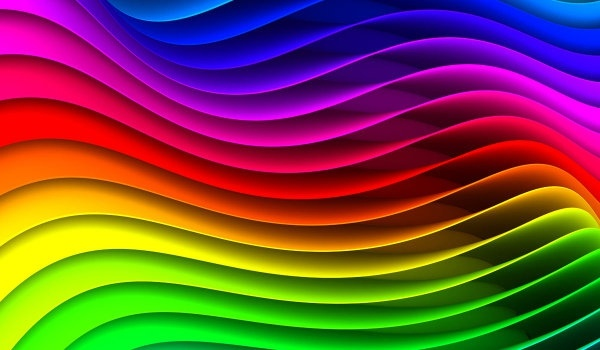
#> input picture Week5/lab1/img.png, 600 x 350 px; its folder holds 2 pictures in this run
$ python lab6_solution.py
#> lines starting #> are read from the running program, lines starting #| are printed output that depends on the picture
from __future__ import annotations

from pathlib import Path
import csv

import numpy as np
import matplotlib.pyplot as plt
from scipy import ndimage as ndi
from skimage import color, exposure, io


ROOT_DIR = Path(__file__).resolve().parents[2]
WEEK6_DIR = Path(__file__).resolve().parents[1]
LAB1_DIR = Path(__file__).resolve().parent
OUTPUT_DIR = LAB1_DIR / "outputs"
INPUT_IMAGE = ROOT_DIR / "Week5" / "lab1" / "img.png"


def box_filt(n: int) -> np.ndarray:
    if n <= 0 or n % 2 == 0:
        raise ValueError("Window size must be a positive odd integer.")
    return np.ones((n, n), np.float32) / (n * n)


def gauss_filt(n: int, sigma: float = 1.0) -> np.ndarray:
    if n <= 0 or n % 2 == 0:
        raise ValueError("Window size must be a positive odd integer.")
    if sigma <= 0:
        raise ValueError("Sigma must be positive.")

    ax = np.linspace(-(n - 1) / 2.0, (n - 1) / 2.0, n)
    xx, yy = np.meshgrid(ax, ax)
    kernel = np.exp(-0.5 * (xx**2 + yy**2) / (sigma**2))
    kernel = kernel / np.sum(kernel)
    return kernel.astype(np.float32)


def apply_filters(image_input: np.ndarray, kernel: np.ndarray) -> np.ndarray:
    n = kernel.shape[0]
    pad = n // 2
    padded = np.pad(image_input, ((pad, pad), (pad, pad)), mode="symmetric")
    windows = np.lib.stride_tricks.sliding_window_view(padded, (n, n))
    filtered = np.einsum("ijkl,kl->ij", windows, kernel, dtype=np.float32)
    return filtered.astype(np.float32)


def ensure_output_dir() -> None:
    OUTPUT_DIR.mkdir(parents=True, exist_ok=True)


def load_input_gray() -> np.ndarray:
    image = io.imread(str(INPUT_IMAGE))
    if image is None:
        raise FileNotFoundError(f"Could not read image: {INPUT_IMAGE}")

    if image.ndim == 2:
        gray = image.astype(np.float32)
        if gray.max() > 1.0:
            gray /= 255.0
        return gray

    if image.shape[2] == 4:
        image = color.rgba2rgb(image)
    gray = color.rgb2gray(image).astype(np.float32)
    return gray


def save_task1(gray: np.ndarray) -> tuple[np.ndarray, str]:
    equalized = exposure.equalize_hist(gray)

    fig, ax = plt.subplots(2, 2, figsize=(12, 8))
    ax[0, 0].imshow(gray, cmap="gray", vmin=0, vmax=1)
    ax[0, 0].set_title("Original (grayscale)")
    ax[0, 0].axis("off")

    ax[0, 1].imshow(equalized, cmap="gray", vmin=0, vmax=1)
    ax[0, 1].set_title("Histogram Equalized")
    ax[0, 1].axis("off")

    ax[1, 0].hist(gray.ravel(), bins=256, range=(0, 1), color="steelblue")
    ax[1, 0].set_title("Histogram: Original")
    ax[1, 0].set_xlabel("Intensity")
    ax[1, 0].set_ylabel("Count")

    ax[1, 1].hist(equalized.ravel(), bins=256, range=(0, 1), color="tomato")
    ax[1, 1].set_title("Histogram: Equalized")
    ax[1, 1].set_xlabel("Intensity")
    ax[1, 1].set_ylabel("Count")

    fig.suptitle("Task 1 - Histogram Equalization")
    fig.tight_layout()

    out_path = OUTPUT_DIR / "task1_hist_equalization.png"
    fig.savefig(out_path, dpi=180)
    plt.close(fig)
    return equalized, str(out_path)


def save_task2(gray: np.ndarray) -> dict[str, np.ndarray]:
    results = {
        "Original": gray,
        "Box 5x5": np.clip(apply_filters(gray, box_filt(5)), 0, 1),
        "Box 9x9": np.clip(apply_filters(gray, box_filt(9)), 0, 1),
        "Gaussian 3x3 (sigma=0.8)": np.clip(apply_filters(gray, gauss_filt(3, 0.8)), 0, 1),
        "Gaussian 5x5 (sigma=1.0)": np.clip(apply_filters(gray, gauss_filt(5, 1.0)), 0, 1),
        "Gaussian 9x9 (sigma=2.0)": np.clip(apply_filters(gray, gauss_filt(9, 2.0)), 0, 1),
        "Gaussian 5x5 (sigma=1.5)": np.clip(apply_filters(gray, gauss_filt(5, 1.5)), 0, 1),
        "Gaussian 5x5 (sigma=3.0)": np.clip(apply_filters(gray, gauss_filt(5, 3.0)), 0, 1),
    }

    fig, ax = plt.subplots(2, 4, figsize=(16, 8))
    for i, (title, img) in enumerate(results.items()):
        r, c = divmod(i, 4)
        ax[r, c].imshow(img, cmap="gray", vmin=0, vmax=1)
        ax[r, c].set_title(title, fontsize=10)
        ax[r, c].axis("off")
    fig.suptitle("Task 2 - Box vs Gaussian Filtering")
    fig.tight_layout()

    out_path = OUTPUT_DIR / "task2_box_gaussian_comparison.png"
    fig.savefig(out_path, dpi=180)
    plt.close(fig)
    return results


def save_task3(gray: np.ndarray) -> dict[str, np.ndarray]:
    blurred = np.clip(apply_filters(gray, gauss_filt(9, 10.0)), 0, 1)
    amounts = [0.5, 1.0, 1.5, 2.0]

    outputs: dict[str, np.ndarray] = {"Original": gray, "Blurred (9x9, sigma=10)": blurred}
    for amt in amounts:
        sharpened = np.clip(gray * (1.0 + amt) - blurred * amt, 0, 1)
        outputs[f"Unsharp amount={amt}"] = sharpened

    fig, ax = plt.subplots(2, 3, figsize=(15, 9))
    for i, (title, img) in enumerate(outputs.items()):
        r, c = divmod(i, 3)
        ax[r, c].imshow(img, cmap="gray", vmin=0, vmax=1)
        ax[r, c].set_title(title, fontsize=10)
        ax[r, c].axis("off")
    fig.suptitle("Task 3 - Unsharp Masking with Different Weights")
    fig.tight_layout()

    out_path = OUTPUT_DIR / "task3_unsharp_levels.png"
    fig.savefig(out_path, dpi=180)
    plt.close(fig)
    return outputs


def save_task4(gray: np.ndarray) -> list[dict[str, float]]:
    filt_sizes = [3, 5, 7, 9, 11, 15]
    k_values = [-2, -1, -0.5, 0, 0.5, 1, 2, 3, 5, 9]

    gray_f = gray.astype(np.float32)
    rows: list[dict[str, float]] = []

    lap_matrix = np.zeros((len(filt_sizes), len(k_values)), dtype=np.float32)
    clip_matrix = np.zeros((len(filt_sizes), len(k_values)), dtype=np.float32)

    for i, n in enumerate(filt_sizes):
        blur = apply_filters(gray_f, box_filt(n))
        diff = gray_f - blur
        for j, k in enumerate(k_values):
            sharp_raw = gray_f + k * diff
            clipped = np.clip(sharp_raw, 0, 1)
            lap_var = float(np.var(ndi.laplace(clipped)))
            mse = float(np.mean((clipped - gray_f) ** 2))
            clip_fraction = float(np.mean((sharp_raw < 0) | (sharp_raw > 1)))

            lap_matrix[i, j] = lap_var
            clip_matrix[i, j] = clip_fraction

            rows.append(
                {
                    "filt_size": int(n),
                    "k": float(k),
                    "laplacian_var": lap_var,
                    "mse_vs_original": mse,
                    "clip_fraction": clip_fraction,
                }
            )

    csv_path = OUTPUT_DIR / "task4_parameter_study.csv"
    with csv_path.open("w", newline="", encoding="utf-8") as f:
        writer = csv.DictWriter(
            f, fieldnames=["filt_size", "k", "laplacian_var", "mse_vs_original", "clip_fraction"]
        )
        writer.writeheader()
        writer.writerows(rows)

    fig, ax = plt.subplots(1, 2, figsize=(15, 5))

    im0 = ax[0].imshow(lap_matrix, cmap="viridis", aspect="auto")
    ax[0].set_title("Laplacian Variance (higher = sharper)")
    ax[0].set_xlabel("k")
    ax[0].set_ylabel("filt_size")
    ax[0].set_xticks(np.arange(len(k_values)))
    ax[0].set_xticklabels([str(k) for k in k_values], rotation=45, ha="right")
    ax[0].set_yticks(np.arange(len(filt_sizes)))
    ax[0].set_yticklabels([str(n) for n in filt_sizes])
    fig.colorbar(im0, ax=ax[0], fraction=0.046, pad=0.04)

    im1 = ax[1].imshow(clip_matrix, cmap="magma", aspect="auto")
    ax[1].set_title("Clipping Fraction (lower is safer)")
    ax[1].set_xlabel("k")
    ax[1].set_ylabel("filt_size")
    ax[1].set_xticks(np.arange(len(k_values)))
    ax[1].set_xticklabels([str(k) for k in k_values], rotation=45, ha="right")
    ax[1].set_yticks(np.arange(len(filt_sizes)))
    ax[1].set_yticklabels([str(n) for n in filt_sizes])
    fig.colorbar(im1, ax=ax[1], fraction=0.046, pad=0.04)

    fig.suptitle("Task 4 - Parameter Sweep Using Custom Box-Blur Unsharp Masking")
    fig.tight_layout()
    fig.savefig(OUTPUT_DIR / "task4_heatmaps.png", dpi=180)
    plt.close(fig)

    sample_sizes = [3, 9, 15]
    sample_k = [-1, 0, 1, 3, 5]
    fig, ax = plt.subplots(len(sample_sizes), len(sample_k), figsize=(14, 8))
    for i, n in enumerate(sample_sizes):
        blur = apply_filters(gray_f, box_filt(n))
        diff = gray_f - blur
        for j, k in enumerate(sample_k):
            sharp = np.clip(gray_f + k * diff, 0, 1)
            ax[i, j].imshow(sharp, cmap="gray", vmin=0, vmax=1)
            ax[i, j].set_title(f"n={n}, k={k}", fontsize=9)
            ax[i, j].axis("off")
    fig.suptitle("Task 4 - Sample Visual Results")
    fig.tight_layout()
    fig.savefig(OUTPUT_DIR / "task4_sample_grid.png", dpi=180)
    plt.close(fig)

    return rows


def write_report(task4_rows: list[dict[str, float]]) -> None:
    safe_rows = [r for r in task4_rows if r["clip_fraction"] <= 0.05 and r["k"] >= 0]
    if safe_rows:
        best_safe = max(safe_rows, key=lambda r: r["laplacian_var"])
        best_safe_text = (
            f"Best sharpness with <=5% clipping: filt_size={int(best_safe['filt_size'])}, "
            f"k={best_safe['k']}, laplacian_var={best_safe['laplacian_var']:.2f}, "
            f"clip_fraction={best_safe['clip_fraction']:.4f}"
        )
    else:
        best_safe_text = "No non-negative k setting stayed below 5% clipping."

    aggressive_rows = [r for r in task4_rows if r["k"] >= 3]
    avg_clip_aggressive = np.mean([r["clip_fraction"] for r in aggressive_rows]) if aggressive_rows else 0.0

    report = f"""# Week 6 - Lab Solution (using Week5 image)

- Input image: `{INPUT_IMAGE}`
- Output folder: `{OUTPUT_DIR}`

## Task 1 - Histogram equalization
- The equalized image spreads intensity values across a wider range.
- Histogram after equalization is flatter and occupies more bins, which improves global contrast.
- This helps in poor lighting because dark/bright regions that were packed into narrow intensity ranges become more distinguishable.
- Figure: `task1_hist_equalization.png`

## Task 2 - Gaussian filter
- Box filtering blurs uniformly and tends to smear edges more aggressively.
- Gaussian filtering preserves structures better because center pixels get higher weight than distant neighbors.
- Larger kernels and larger sigma values increase smoothing (noise reduction) but remove more fine detail.
- Figure: `task2_box_gaussian_comparison.png`

## Task 3 - Unsharp masking
- Increasing unsharp amount increases edge contrast and perceived sharpness.
- Small amounts (around 0.5 to 1.5) sharpen details with fewer artifacts.
- Very large amounts can amplify noise and halos around strong edges.
- Figure: `task3_unsharp_levels.png`

## Task 4 - Parameter study (custom unsharp masking)
- Sweep used: `filt_size = [3,5,7,9,11,15]`, `k = [-2,-1,-0.5,0,0.5,1,2,3,5,9]`
- Larger `filt_size` increases the blur component, so for the same `k` the sharpening effect is stronger but less local.
- Negative `k` values blur the image further; `k=0` returns the original.
- High positive `k` gives stronger sharpening but increases clipping and artifact risk.
- {best_safe_text}
- Average clipping for aggressive settings (`k >= 3`): {avg_clip_aggressive:.4f}
- Figures: `task4_heatmaps.png`, `task4_sample_grid.png`
- CSV metrics: `task4_parameter_study.csv`
"""

    (LAB1_DIR / "report.md").write_text(report, encoding="utf-8")


def main() -> None:
    ensure_output_dir()
    gray = load_input_gray()
#> in load_input_gray, image is the input picture: shape (350, 600, 3); mean R, G, B 117, 72.8, 61.5

    save_task1(gray)
#> in save_task1, `equalized = exposure.equalize_hist(gray)`:
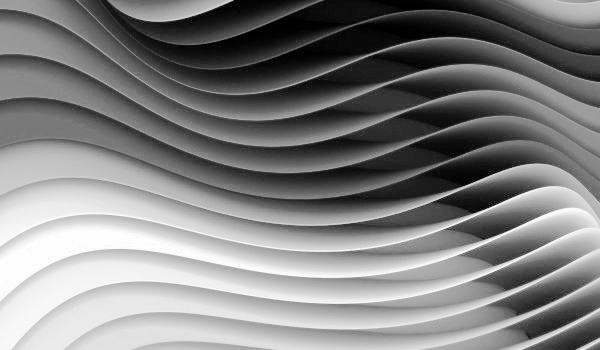
#> equalized: shape (350, 600) float32; min 3.81e-05, max 1, mean 0.503
    save_task2(gray)
#> in apply_filters (call 2), `n = kernel.shape[0]`: n = 9
#> in apply_filters (call 2), `pad = n // 2`: pad = 4
#> in apply_filters (call 2), `filtered = np.einsum("ijkl,kl->ij", windows, kernel, dtype=np.float32)`:
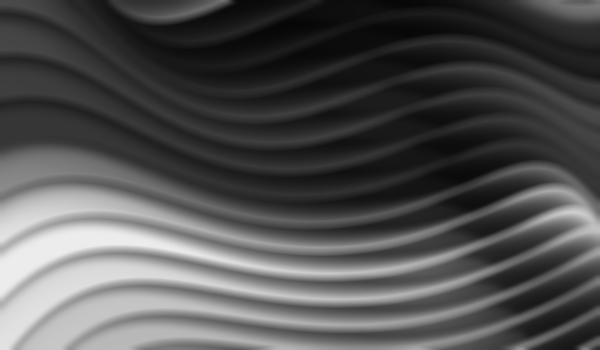
#> filtered: shape (350, 600) float32; min 0.0266, max 0.928, mean 0.319
#> in gauss_filt, `ax = np.linspace(-(n - 1) / 2.0, (n - 1) / 2.0, n)`: ax = [-1, 0, 1]
#> in apply_filters (call 3), `padded = np.pad(image_input, ((pad, pad), (pad, pad)), mode="symmetric")`:
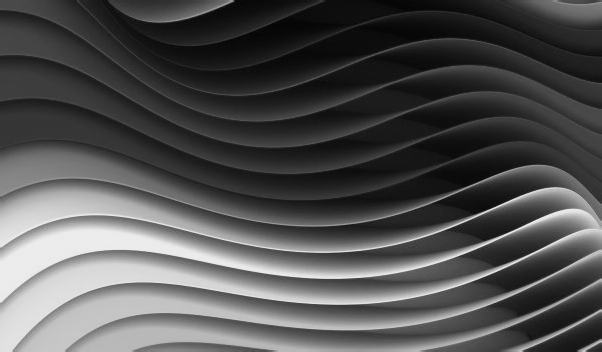
#> padded: shape (352, 602) float32; min 0.0178, max 0.943, mean 0.319
#> the loop in save_task2, `for i, (title, img) in enumerate(results.items()):` made 8 passes
#> (title, r, c) on passes 1 to 8: ('Original', 0, 0), ('Box 5x5', 0, 1), ('Box 9x9', 0, 2), ('Gaussian 3x3 (sigma=0.8)', 0, 3), ('Gaussian 5x5 (sigma=1.0)', 1, 0), ('Gaussian 9x9 (sigma=2.0)', 1, 1), ('Gaussian 5x5 (sigma=1.5)', 1, 2), ('Gaussian 5x5 (sigma=3.0)', 1, 3)
    save_task3(gray)
#> after the loop in save_task3, `for amt in amounts:`: outputs = 6 items
#> the loop in save_task3, `for i, (title, img) in enumerate(outputs.items()):` made 6 passes
#> (title, r, c) on passes 1 to 6: ('Original', 0, 0), ('Blurred (9x9, sigma=10)', 0, 1), ('Unsharp amount=0.5', 0, 2), ('Unsharp amount=1.0', 1, 0), ('Unsharp amount=1.5', 1, 1), ('Unsharp amount=2.0', 1, 2)
    task4_rows = save_task4(gray)
#> the loop in save_task4, `for i, n in enumerate(filt_sizes):` made 6 passes
#> pass 1, in save_task4, `diff = gray_f - blur`:
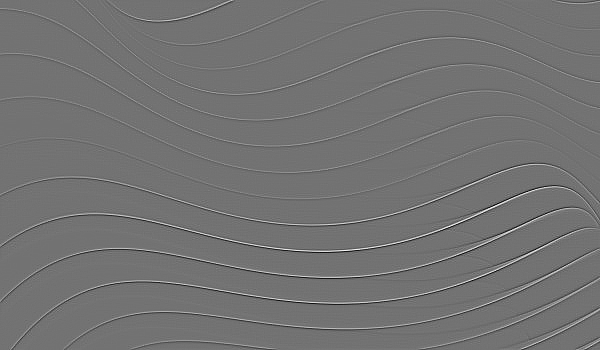
#> diff: shape (350, 600) float32; min -0.223, max 0.272, mean -2.8e-09; drawn with min black and max white
#> after the loop in save_task4, `for i, n in enumerate(filt_sizes):`:
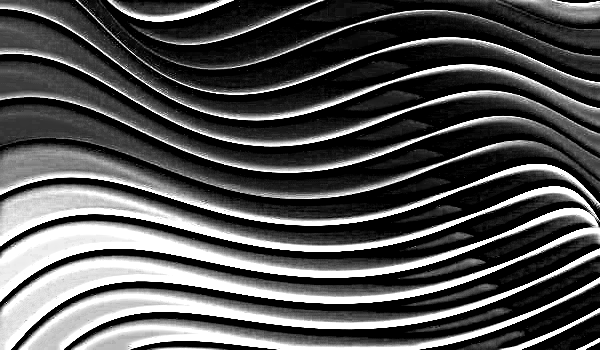
#> clipped: shape (350, 600) float32; min 0, max 1, mean 0.327
#> after the loop in save_task4, `for i, n in enumerate(filt_sizes):`:
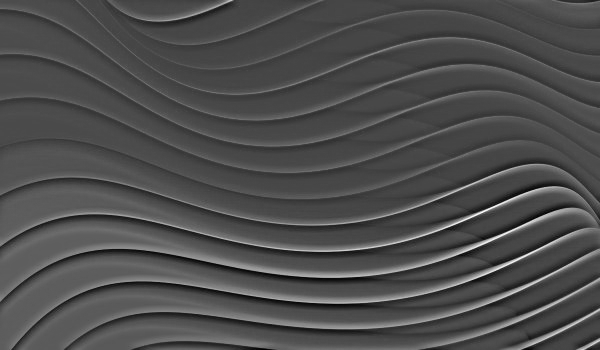
#> sharp_raw: shape (350, 600) float32; min -2.48, max 6.69, mean 0.319; drawn with min black and max white
#> after the loop in save_task4, `for i, n in enumerate(filt_sizes):`: rows = 60 items
#> in save_task4, `fig.savefig(OUTPUT_DIR / "task4_sample_grid.png", dpi=180)`:
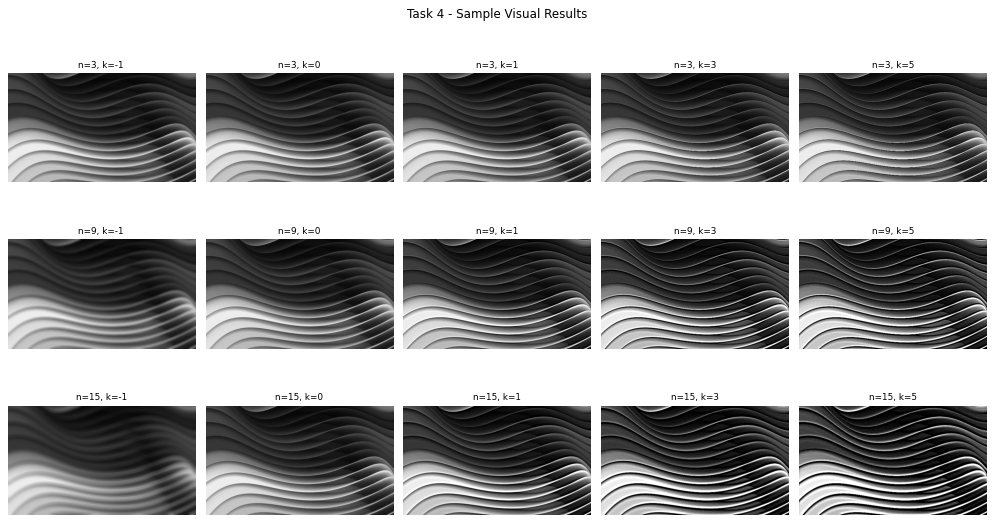
#> figure drawn by matplotlib, 15 panels
#> task4_rows = 60 items
    write_report(task4_rows)
#> in write_report, `safe_rows = [r for r in task4_rows if r["clip_fraction"] <= 0.05 and r..`: safe_rows = 21 items
#> in write_report, `best_safe = max(safe_rows, key=lambda r: r["laplacian_var"])`: best_safe = {'filt_size': 3, 'k': 3, 'laplacian_var': 0.0643, 'mse_vs_original': 0.00307, 'clip_fraction': 0.0276}
#> in write_report, `aggressive_rows = [r for r in task4_rows if r["k"] >= 3]`: aggressive_rows = 18 items
#> in write_report, `avg_clip_aggressive = np.mean([r["clip_fraction"] for r in aggressive_..`: avg_clip_aggressive = 0.172

    print(f"Done. Outputs are in: {OUTPUT_DIR}")


if __name__ == "__main__":
    main()
